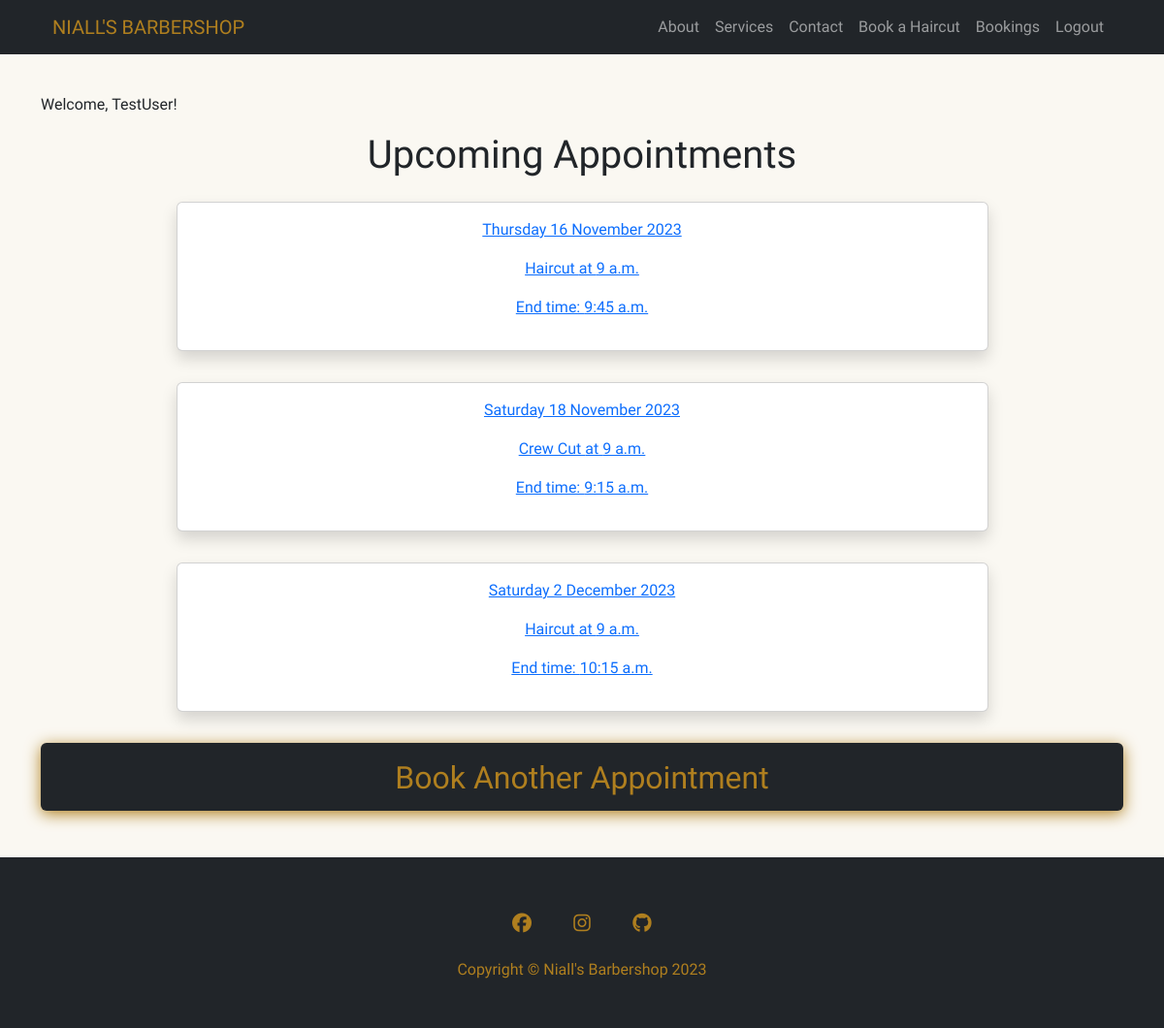
The app's page /booking/ (signed in), older data.
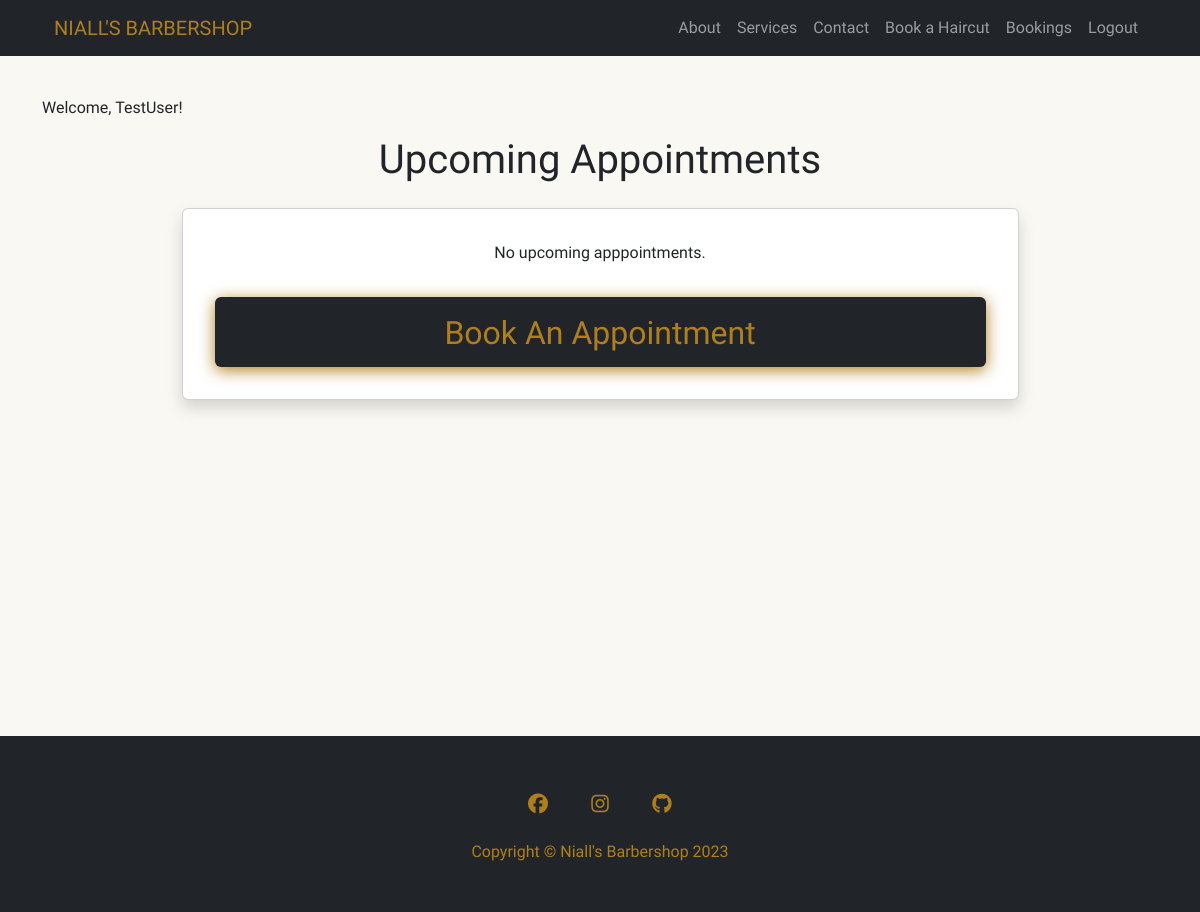
The same page, newer data.
### booking_system/models.py (models this page shows, shortened)
class Booking(models.Model):
    username = models.ForeignKey(User, on_delete=models.CASCADE,
                                 related_name='username_booking')
    date_of_booking = models.DateField()
    service_name = models.ForeignKey(Services, on_delete=models.CASCADE,
                                     related_name='service_name_booking')
    start_time = models.TimeField(choices=BOOKING_TIME)
    end_time = models.TimeField(editable=False, blank=True, null=True)
    confirmed = models.BooleanField(default=False)
    class Meta:
        ordering = ['date_of_booking', 'start_time']

class Services(models.Model):
    service_name = models.CharField(max_length=250)
    session_length = models.DurationField()
    cost = models.DecimalField(max_digits=8, decimal_places=2)
    def __str__(self):
        return self.service_name

### booking_system/views.py (the view)
# urls.py: path('booking/', views.BookingsListView.as_view(),
class BookingsListView(LoginRequiredMixin, ListView):
    model = Booking
    template_name = 'booking_system/booking_home.html'  #  Without this line django would look here: <app>/<model>_<viewtype>.html booking_system/booking_list
    paginate_by = 25
    def get_queryset(self):
        if self.request.user.is_superuser:
            queryset = Booking.objects.filter(
                date_of_booking__gte=date.today()).order_by(
                    'date_of_booking', 'start_time')
            return queryset
        else:
            return Booking.objects.filter(
                username=self.request.user).filter(
                    date_of_booking__gte=date.today())

### booking_system/templates/booking_system/booking_home.html (shortened to what this page needs)
{% extends "base.html" %}
{% block content %}
{% load account %}
<div class="container mt-5">
    <p class="pt-5">Welcome, {% user_display user %}!</p>
    <h1 class="text-center">Upcoming Appointments</h1>
        {% if object_list %}
            {% for booking in object_list %}
            <a href="{% url 'booking-detail' booking.id %}"><div class='d-flex justify-content-center'>
                <div class="card shadow p-3 m-3 text-center w-75 haircut-hover">
                    <p>{{ booking.date_of_booking|date:"l j F Y" }}</p>
                    <p>{{ booking.service_name }} at {{ booking.start_time|date:"g a" }}</p>
                    <p>End time: {{ booking.end_time }}</p>
                    </a>
                </div>
            </div>
            {% endfor %}
            <a href="{% url 'booking-create' %}" class="link-underline link-underline-opacity-0">
                <div class="d-grid gap-2 md-col-5 mx-auto pt-3">
                    <button class="btn custom-button-dark-gold pt-3 haircut-hover" type="button"><h2>Book Another Appointment</h2></button>
                </div>
            </a>
        {% else %}
        <div class='d-flex justify-content-center '>
            <div class="card shadow p-3 m-3 text-center w-75">
                <p class="pt-3">No upcoming apppointments.</p>
                <a href="{% url 'booking-create' %}" class="link-underline link-underline-opacity-0">
                    <div class="d-grid gap-2 md-col-6 mx-auto p-3">
                        <button class="btn custom-button-dark-gold pt-3 haircut-hover" type="button"><h2>Book An Appointment</h2></button>
                    </div>
                </a>
            </div>
        </div>
        {% endif %}
</div>
{% endblock %}

### templates/base.html (shortened to what this page needs)
{% load static %}
<!DOCTYPE html>
<html lang="en">
<head>
    {% block css %}
    <link href="https://cdn.jsdelivr.net/npm/bootstrap@5.3.2/dist/css/bootstrap.min.css" rel="stylesheet">
    <link rel="stylesheet" href="{% static 'css/style.css' %}">
    {% endblock %}
</head>
<body>
    <div class="fill-viewport-height">
        <nav class="navbar navbar-expand-lg navbar-dark bg-dark fixed-top" id="mainNav">
            <div class="container px-4">
                <a class="navbar-brand gold-text hover-white" href="{% url "home" %}">NIALL'S BARBERSHOP</a>
                <div class="collapse navbar-collapse" id="navbarResponsive">
                    <ul class="navbar-nav ms-auto">
                        <li class="nav-item"><a class="nav-link" href="{% url 'home' %}#about">About</a></li>
                        <li class="nav-item"><a class="nav-link" href="{% url 'home' %}#haircuts">Services</a></li>
                        <li class="nav-item"><a class="nav-link" href="{% url 'home' %}#contact">Contact</a></li>
                        {% if user.is_authenticated %}
                        <li class="nav-item"><a class="nav-link" href="{% url "booking-create" %}">Book a Haircut</a></li>
                        <li class="nav-item"><a class="nav-link" href="{% url "booking-home" %}">Bookings</a></li>
                        <li class="nav-item"><a class="nav-link" href="{% url 'account_logout' %}">Logout</a></li>
                        {% else %}
                        <li class="nav-item"><a class="nav-link" href="{% url 'account_signup' %}">Register</a></li>
                        <li class="nav-item"><a class="nav-link" href="{% url 'account_login' %}">Login</a></li>
                        {% endif %}
                    </ul>
                </div>
            </div>
        </nav>
            {% block content %}
            {% endblock %}
    </div>
    <footer class="py-5 bg-dark mt-5 ">
        <div class="container px-4">
            <div class="row">
                <div class="col-lg-8 col-md-10 mx-auto">
                    <ul class="list-inline text-center">
                        <li class="list-inline-item">
                            <a href="#">
                                <span class="fa-stack fa-lg">
                                    <i class="fa-brands fa-facebook fa-stack-1x gold-text hover-white"></i>
                                </span>
                            </a>
                        </li>
                        <li class="list-inline-item">
                            <a href="#">
                                <span class="fa-stack fa-lg">
                                    <i class="fa-brands fa-instagram fa-stack-1x gold-text hover-white"></i>
                                </span>
                            </a>
                        </li>
                        <li class="list-inline-item">
                            <a href="#">
                                <span class="fa-stack fa-lg">
                                    <i class="fab fa-github fa-stack-1x gold-text hover-white"></i>
                                </span>
                            </a>
                        </li>
                    </ul>
                    <p class="m-0 text-center gold-text">Copyright &copy; Niall's Barbershop 2023</p>
                </div>
            </div>
        </div>
    </footer>
</body>
</html>

### static/css/style.css (style rules this page uses)
:root { --clr-gold: #af7f1f; --clr-light: #faf8f2; --clr-dark: #212529; }
body { font-family: 'Tenor Sans', sans-serif; background-color: var(--clr-light); }
h1, h2, h3, h4, h5 { font-family: 'Sancreek', serif; }
.gold-text { transition: .5s ease-in-out; color: var(--clr-gold) }
.fill-viewport-height { min-height: 80vh; }
.custom-button-dark-gold { transition: .5s ease-in-out; background-color: var(--clr-dark); color: var(--clr-gold); box-shadow: 0 0.2rem 1rem var(--clr-gold); }
.haircut-hover { transition: .5s ease-in-out; text-decoration: none; box-shadow: 0 0.2rem 1rem var(--clr-gold); }

Row changes from the older to the newer data that the page shows:
removed Booking: date_of_booking "Thursday 16 November 2023", service_name "Haircut", start_time "9 a.m.", end_time "9:45 a.m."
removed Booking: date_of_booking "Saturday 18 November 2023", service_name "Crew Cut", start_time "9 a.m.", end_time "9:15 a.m."
removed Booking: date_of_booking "Saturday 2 December 2023", service_name "Haircut", start_time "9 a.m.", end_time "10:15 a.m."
Text that changed along with them:
text no longer shown: "Book Another Appointment"
text now shown: "No upcoming apppointments. Book An Appointment"
